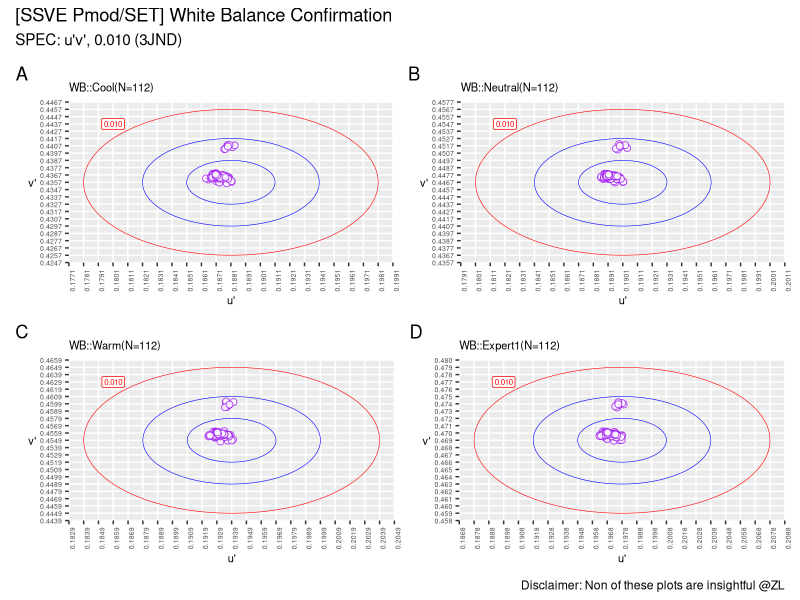

Write R code to recreate this figure.
#!/usr/bin/Rscript

### SSVE Pmod White Balance Trial 
### Effectiveness confirmation
### by ZL, 20211222


#require(reticulate)
library(ggplot2)
library(patchwork)
### create clean data
#reticulate::use_python('D:/DevEnv/WPy32-3741/python-3.7.4/python.exe')
#reticulate::install_miniconda()
#reticulate::py_run_file('main.py')

print("start visualizing..")

### premise
calc.du <- function(jnd, angle, du.target){
  return(jnd * cos(angle * pi / 180) + du.target)
}

calc.dv <- function(jnd, angle, dv.target){
  return(jnd * sin(angle * pi / 180) + dv.target)
}

jnd.ellips <- function(jnd, cTT.u, cTT.v){
  du <- c()
  dv <- c()
  for(i in 0:360){
    du <- c(du, calc.du(jnd, i, cTT.u))
    dv <- c(dv, calc.dv(jnd, i, cTT.v))
  }
  df <- data.frame(du, dv)
  colnames(df) <- c("du", "dv")
  return(df)
}

plot.wb <- function(df.temp, temp,
                    temp.breaks.x, temp.breaks.y,
                    temp.minor.x, temp.minor.y, 
                    temp.jnd1, temp.jnd2, temp.jnd3) {
  
  p <- ggplot(df.temp) +
    geom_point(aes(x=u,
                   y=v),
               colour="purple",
               shape=21,
               fill='white',
               stroke=.5,
               alpha=.8,
               size=2) +
    #  coord_cartesian(xlim=c(0.1771, 0.1991),
    #                  ylim=c(0.4247, 0.4467)) +
    scale_x_continuous(breaks = temp.breaks.x,
                       minor_breaks = temp.minor.x) +
    scale_y_continuous(breaks = temp.breaks.y,
                       minor_breaks = temp.minor.y) +
    labs(title=gsub(' ', '', paste('WB::',
                                   temp, 
                                   '(N=',
                                   length(df.temp$u),
                                   ')')),
         x="u\'",
         y="v\'") +
    annotate(geom='label',
             x=min(temp.jnd3$du)+0.002,
             y=max(temp.jnd3$dv)-0.002,
             label='0.010',
             colour='red',
             size=2) +
    theme(plot.title = element_text(size=8),
          #panel.grid.major.x = element_blank(),
          #panel.grid.major.y = element_blank(),
          panel.grid.minor.x = element_blank(),
          panel.grid.minor.y = element_blank(),
          axis.title.x = element_text(size=8),
          axis.title.y = element_text(angle=0, size=8, vjust=0.5),
          axis.text.x = element_text(angle=90, size=5),
          axis.text.y = element_text(size=5)) +
    geom_path(data=temp.jnd1,
              aes(x=du,
                  y=dv),
              size = 0.2,
              color = 'blue'
    ) +
    geom_path(data=temp.jnd2,
              aes(x=du,
                  y=dv),
              size = 0.2,
              color = 'blue'
    ) +
    geom_path(data=temp.jnd3,
              aes(x=du,
                  y=dv),
              size = 0.2,
              color = 'red'
    )
  return(p)
}

plot.save <- function(dstPath) {
  ggsave(dstPath,
         width = 10,
         height = 10,
         device = 'tiff',
         dpi = 400)
}

### plot
cool.jnd1 <- jnd.ellips(0.003, 0.1881, 0.4357)
cool.jnd2 <- jnd.ellips(0.006, 0.1881, 0.4357)
cool.jnd3 <- jnd.ellips(0.010, 0.1881, 0.4357)
cool.breaks.x <- seq(0.1771, 0.1991, 0.001)
cool.breaks.y <- seq(0.4247, 0.4467, 0.001)
cool.minor.x <- seq(0.1771, 0.1991, 0.0002)
cool.minor.y <- seq(0.4247, 0.4467, 0.0002)

neutral.jnd1 <- jnd.ellips(0.003, 0.1901, 0.4467)
neutral.jnd2 <- jnd.ellips(0.006, 0.1901, 0.4467)
neutral.jnd3 <- jnd.ellips(0.010, 0.1901, 0.4467)
neutral.breaks.x <- seq(0.1791, 0.2011, 0.001)
neutral.breaks.y <- seq(0.4357, 0.4577, 0.001)
neutral.minor.x <- seq(0.1791, 0.2011, 0.0002)
neutral.minor.y <- seq(0.4357, 0.4577, 0.0002)

warm.jnd1 <- jnd.ellips(0.003, 0.1939, 0.4549)
warm.jnd2 <- jnd.ellips(0.006, 0.1939, 0.4549)
warm.jnd3 <- jnd.ellips(0.010, 0.1939, 0.4549)
warm.breaks.x <- seq(0.1829, 0.2049, 0.001)
warm.breaks.y <- seq(0.4439, 0.4659, 0.001)
warm.minor.x <- seq(0.1829, 0.2049, 0.0002)
warm.minor.y <- seq(0.4439, 0.4659, 0.0002)

expert1.jnd1 <- jnd.ellips(0.003, 0.1978, 0.469)
expert1.jnd2 <- jnd.ellips(0.006, 0.1978, 0.469)
expert1.jnd3 <- jnd.ellips(0.010, 0.1978, 0.469)
expert1.breaks.x <- seq(0.1868, 0.2088, 0.001)
expert1.breaks.y <- seq(0.4580, 0.4800, 0.001)
expert1.minor.x <- seq(0.1868, 0.2088, 0.0002)
expert1.minor.y <- seq(0.4580, 0.4800, 0.0002)

### read white balance data
df.cool <- read.csv("./data/COOL.csv")
df.neutral <- read.csv("./data/NEUTRAL.csv")
df.warm <- read.csv("./data/WARM.csv")
df.expert1 <- read.csv("./data/EXPERT1.csv")
#View(df)

#wb.save.cool <- './report/Rplot_A_cool.tiff'
#wb.save.neutral <- './report/Rplot_B_neutral.tiff'
#wb.save.warm <- './report/Rplot_C_warm.tiff'
#wb.save.expert1 <- './report/Rplot_D_expert1.tiff'
#wb.save.all <- './report/Rplot_wb.tiff'

### plot WB cool
p1 <- plot.wb(df.cool,
              'Cool',
              cool.breaks.x,
              cool.breaks.y,
              cool.minor.x,
              cool.minor.y, 
              cool.jnd1,
              cool.jnd2,
              cool.jnd3)

#plot.save(wb.save.cool)

### plot WB neutral
p2 <- plot.wb(df.neutral,
              'Neutral',
              neutral.breaks.x,
              neutral.breaks.y,
              neutral.minor.x,
              neutral.minor.y, 
              neutral.jnd1,
              neutral.jnd2,
              neutral.jnd3)

#plot.save(wb.save.neutral)


### plot WB warm
p3 <- plot.wb(df.warm,
              'Warm',
              warm.breaks.x,
              warm.breaks.y,
              warm.minor.x,
              warm.minor.y, 
              warm.jnd1,
              warm.jnd2,
              warm.jnd3)

#plot.save(wb.save.warm)

### plot WB expert1
p4 <- plot.wb(df.expert1,
              'Expert1',
              expert1.breaks.x,
              expert1.breaks.y,
              expert1.minor.x,
              expert1.minor.y, 
              expert1.jnd1,
              expert1.jnd2,
              expert1.jnd3)

#plot.save(wb.save.expert1)

### layout 01
# p1 + p2
# p3 + p4

### layout 02
(p1 | p2) /
  (p3 | p4) +
  plot_annotation(
    title = '[SSVE Pmod/SET] White Balance Confirmation',
    subtitle = 'SPEC: u\'v\', 0.010 (3JND)',
    caption = 'Disclaimer: Non of these plots are insightful @ZL',
    tag_levels = 'A'
  )

#plot.save(wb.save.all)

print("successed.")
